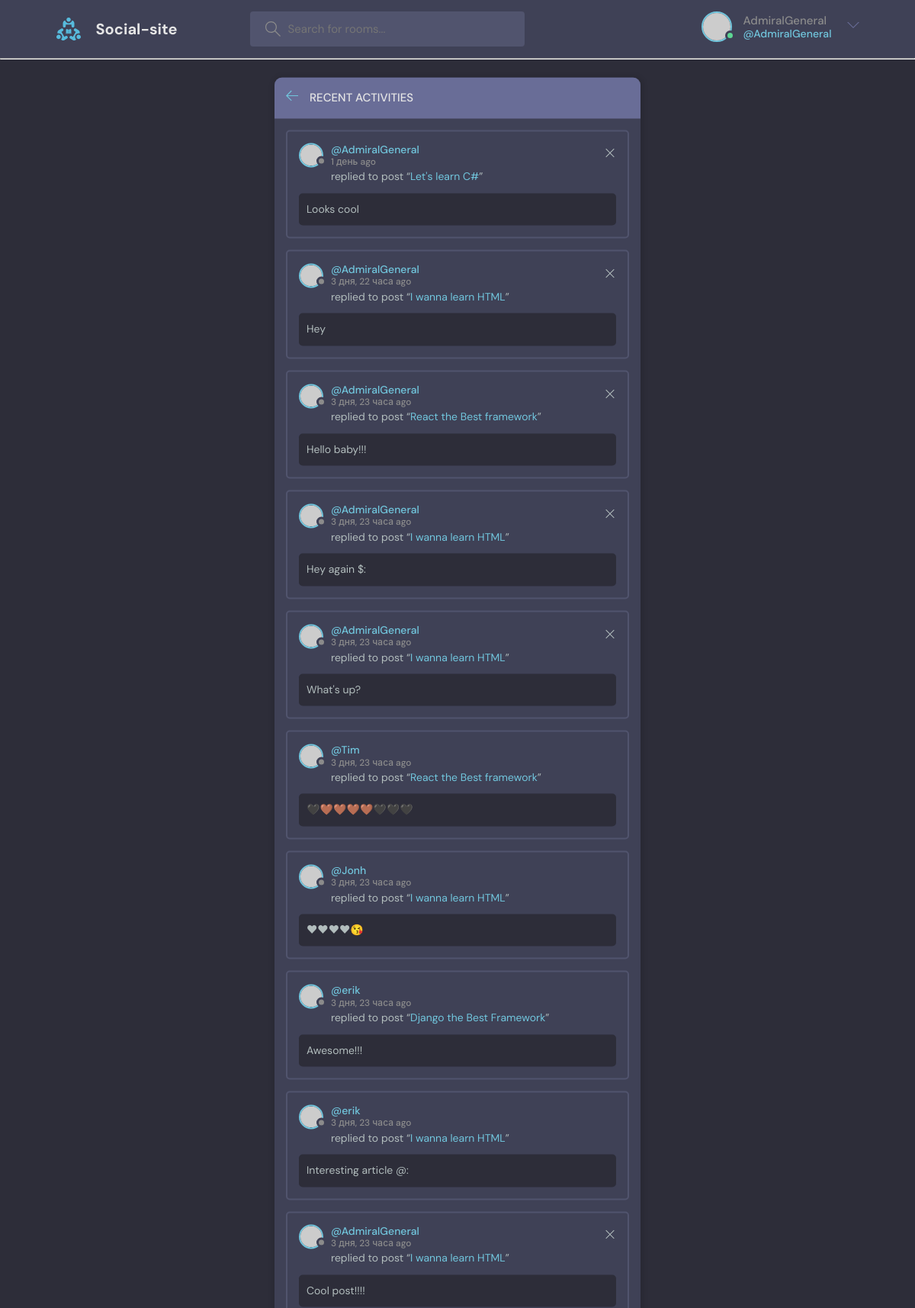
Screenshot of /activity/ (signed in) with the database file from the repository.
### base/models.py (models this page shows, shortened)
class Message(models.Model):
	user = models.ForeignKey(User, on_delete=models.CASCADE)
	room = models.ForeignKey(Room, on_delete=models.CASCADE)
	body = models.TextField()
	updated = models.DateTimeField(auto_now=True)
	created = models.DateTimeField(auto_now_add=True)
	class Meta:
		ordering = ['-updated', '-created']

class Room(models.Model):
	host = models.ForeignKey(User, on_delete=models.SET_NULL, null=True)
	topic = models.ForeignKey(Topic, on_delete=models.SET_NULL, null=True)
	name = models.CharField(max_length=200)
	description = models.TextField(null=True, blank=True)
	participants = models.ManyToManyField(User, related_name='participants', blank=True)
	updated = models.DateTimeField(auto_now=True)
	created = models.DateTimeField(auto_now_add=True)
	class Meta:
		ordering = ['-updated', '-created']
	def __str__(self):
		return self.name

### base/views.py (the view)
# urls.py: path('activity/', views.activityPage, name="activity"),
def activityPage(request):
	room_messages = Message.objects.all()
	return render(request, 'base/activity.html', {'room_messages': room_messages})

### base/templates/base/activity.html (shortened to what this page needs)
{% extends 'main.html' %}
{% block content %}
<main class="layout">
  <div class="container">
    <div class="layout__box">
      <div class="layout__boxHeader">
        <div class="layout__boxTitle">
          <a href="{% url 'home' %}">
            <svg version="1.1" xmlns="http://www.w3.org/2000/svg" width="32" height="32" viewBox="0 0 32 32">
              <title>arrow-left</title>
              <path
                d="M13.723 2.286l-13.723 13.714 13.719 13.714 1.616-1.611-10.96-10.96h27.625v-2.286h-27.625l10.965-10.965-1.616-1.607z"
              ></path>
            </svg>
          </a>
          <h3>Recent Activities</h3>
        </div>
      </div>
      {% for message in room_messages %}
      <div class="activities__box">
        <div class="activities__boxHeader roomListRoom__header">
          <a href="{% url 'user-profile' message.user.id %}" class="roomListRoom__author">
            <div class="avatar avatar--small">
              <img src="https://randomuser.me/api/portraits/women/11.jpg" />
            </div>
            <p>
              @{{message.user}}
              <span>{{message.created|timesince}} ago</span>
            </p>
          </a>
          {% if request.user == message.user %}
          <div class="roomListRoom__actions">
            <a href="{% url 'delete-message' message.id %}">
              <svg version="1.1" xmlns="http://www.w3.org/2000/svg" width="32" height="32" viewBox="0 0 32 32">
                <title>remove</title>
                <path
                  d="M27.314 6.019l-1.333-1.333-9.98 9.981-9.981-9.981-1.333 1.333 9.981 9.981-9.981 9.98 1.333 1.333 9.981-9.98 9.98 9.98 1.333-1.333-9.98-9.98 9.98-9.981z"
                ></path>
              </svg>
            </a>
          </div>
          {% endif %}
        </div>
        <div class="activities__boxContent">
          <p>replied to post “<a href="{% url 'room' message.room.id %}">{{message.room}}</a>”</p>
          <div class="activities__boxRoomContent">
            {{message.body}}
          </div>
        </div>
      </div>
      {% endfor %}
    </div>
  </div>
</main>
{% endblock content %}

### templates/navbar.html (shortened to what this page needs)
{% load static %}
<header class="header header--loggedIn">
      <div class="container">
        <a href="{% url 'home' %}" class="header__logo">
          <img src="{% static 'images/logo.svg' %}" />
          <h1>Social-site</h1>
        </a>
        <form class="header__search" method="GET" action="{% url 'home' %}">
          <label>
            <input placeholder="Search for rooms..." name="q" />
          </label>
        </form>
        <nav class="header__menu">
          {% if request.user.is_authenticated %}
          <div class="header__user">
            <a href="{% url 'update-user' %}">
              <div class="avatar avatar--medium active">
                <img src="https://randomuser.me/api/portraits/men/37.jpg" />
              </div>
              <p>{{request.user.username}} <span>@{{request.user.username}}</span></p>
            </a>
            <button class="dropdown-button">
              <svg version="1.1" xmlns="http://www.w3.org/2000/svg" width="32" height="32" viewBox="0 0 32 32">
                <title>chevron-down</title>
                <path d="M16 21l-13-13h-3l16 16 16-16h-3l-13 13z"></path>
              </svg>
            </button>
          </div>
          {% else %}
          <a href="{% url 'login' %}">
          	<img src="{% static 'images/avatar.svg' %}" alt="">
          	<p>Login</p>
          </a>
          {% endif %}
        </nav>
      </div>
    </header>
<hr>

### rows the page displays
Message: user "AdmiralGeneral", created "1 день", room "Let's learn C#", body "Looks cool"
Message: user "AdmiralGeneral", created "3 дня, 22 часа", room "I wanna learn HTML", body "Hey"
Message: user "AdmiralGeneral", created "3 дня, 23 часа", room "React the Best framework", body "Hello baby!!!"
Message: user "AdmiralGeneral", created "3 дня, 23 часа", room "I wanna learn HTML", body "Hey again $:"
Message: user "AdmiralGeneral", created "3 дня, 23 часа", room "I wanna learn HTML", body "What's up?"
Message: user "Tim", created "3 дня, 23 часа", room "React the Best framework", body "🖤🤎🤎🤎🤎🖤🖤🖤"
Message: user "Jonh", created "3 дня, 23 часа", room "I wanna learn HTML", body "❤❤❤❤😘"
Message: user "erik", created "3 дня, 23 часа", room "Django the Best Framework", body "Awesome!!!"
Message: user "erik", created "3 дня, 23 часа", room "I wanna learn HTML", body "Interesting article @:"
Message: user "AdmiralGeneral", created "3 дня, 23 часа", room "I wanna learn HTML", body "Cool post!!!!"

### other values shown
{{ request.user.username }} "AdmiralGeneral"
